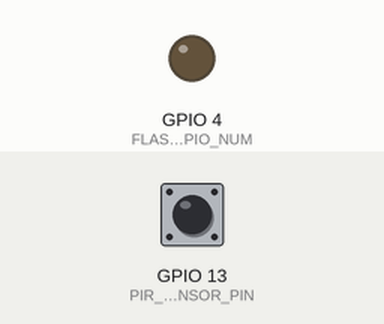
This sketch was run on a simulated ESP32. Parts: output pins drawn as LEDs (lit = HIGH). Dashed ring = blinking. The inputs (shaded band) are chosen by the test bench; at power-on: GPIO 13 (PIR_SENSOR_PIN) HIGH. WiFi joins after 1.5 s; servers stay silent unless stated; uploads are accepted with an empty reply; the camera gives no picture; what the sketch prints to the serial monitor is not drawn.

Above: at 3.0 s.
3.1 s: GPIO 13 (PIR_SENSOR_PIN) pulsed LOW 2 times (0.12 s each, 0.3 s apart)
At 3.68 s:
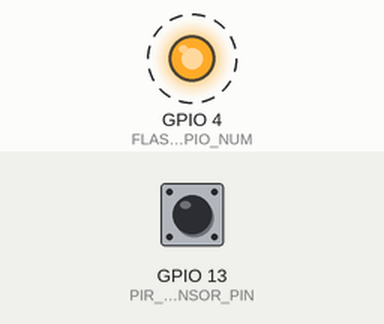
Timing chart, 0 to 6.1 s (numbered marks = the images above; inputs shaded):
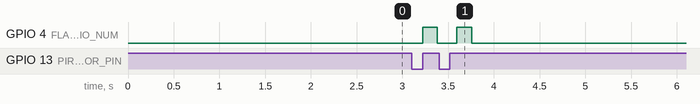

Measured:
- after the input at 3.1 s, GPIO 4 (FLASH_GPIO_NUM): alternates HIGH for 0.16 s and LOW for 0.21 s, 4 changes in all, then stays LOW, starting after 0.12 s

The sketch:

Base64_motionDetected.ino
```cpp
#include "esp_camera.h"
#include "base64.h"
#include <WiFi.h>
#include <HTTPClient.h>
#include <EEPROM.h>

#define PWDN_GPIO_NUM     32
#define RESET_GPIO_NUM    -1
#define XCLK_GPIO_NUM      0
#define SIOD_GPIO_NUM     26
#define SIOC_GPIO_NUM     27

#define Y9_GPIO_NUM       35
#define Y8_GPIO_NUM       34
#define Y7_GPIO_NUM       39
#define Y6_GPIO_NUM       36
#define Y5_GPIO_NUM       21
#define Y4_GPIO_NUM       19
#define Y3_GPIO_NUM       18
#define Y2_GPIO_NUM        5
#define VSYNC_GPIO_NUM    25
#define HREF_GPIO_NUM     23
#define PCLK_GPIO_NUM     22

#define FLASH_GPIO_NUM     4
#define PIR_SENSOR_PIN    13

const char* ssid = "WENURA";
const char* password = "wijethunga1953";
const char* serverName = "https://asia-south1-claws-441617.cloudfunctions.net/classify_captured_animals"; // Replace with your endpoint URL

camera_fb_t *fb = NULL;
String base64String = "";
volatile bool motionDetected = false;
unsigned long base64CreatedTime = 0;
bool base64StringExists = false;

void IRAM_ATTR detectMotion() {
  motionDetected = true;
}

void setup() {
  Serial.begin(115200);

  // Initialize the flash GPIO pin
  pinMode(FLASH_GPIO_NUM, OUTPUT);
  digitalWrite(FLASH_GPIO_NUM, LOW); // Turn off the flash initially

  // Initialize the PIR sensor pin
  pinMode(PIR_SENSOR_PIN, INPUT);
  attachInterrupt(digitalPinToInterrupt(PIR_SENSOR_PIN), detectMotion, RISING);

  // Connect to WiFi
  WiFi.begin(ssid, password);
  while (WiFi.status() != WL_CONNECTED) {
    delay(500);
    Serial.print(".");
  }
  Serial.println("");
  Serial.println("WiFi connected.");
  Serial.println("IP address: ");
  Serial.println(WiFi.localIP());

  // Configure camera settings
  camera_config_t config;
  config.ledc_channel = LEDC_CHANNEL_0;
  config.ledc_timer = LEDC_TIMER_0;
  config.pin_d0 = Y2_GPIO_NUM;
  config.pin_d1 = Y3_GPIO_NUM;
  config.pin_d2 = Y4_GPIO_NUM;
  config.pin_d3 = Y5_GPIO_NUM;
  config.pin_d4 = Y6_GPIO_NUM;
  config.pin_d5 = Y7_GPIO_NUM;
  config.pin_d6 = Y8_GPIO_NUM;
  config.pin_d7 = Y9_GPIO_NUM;
  config.pin_xclk = XCLK_GPIO_NUM;
  config.pin_pclk = PCLK_GPIO_NUM;
  config.pin_vsync = VSYNC_GPIO_NUM;
  config.pin_href = HREF_GPIO_NUM;
  config.pin_sscb_sda = SIOD_GPIO_NUM;
  config.pin_sscb_scl = SIOC_GPIO_NUM;
  config.pin_pwdn = PWDN_GPIO_NUM;
  config.pin_reset = RESET_GPIO_NUM;
  config.xclk_freq_hz = 20000000;
  config.pixel_format = PIXFORMAT_JPEG;
  config.frame_size = FRAMESIZE_UXGA;
  config.jpeg_quality = 10;
  config.fb_count = 1;

  // Camera init
  esp_err_t err = esp_camera_init(&config);
  if (err != ESP_OK) {
    Serial.printf("Camera init failed with error 0x%x", err);
    return;
  }
}

void loop() {
  if (motionDetected) {
    motionDetected = false;

    // Turn on the flash
    digitalWrite(FLASH_GPIO_NUM, HIGH);
    delay(100); // Short delay to ensure flash is on before capturing

    // Capture a picture
    fb = esp_camera_fb_get();
    if (!fb) {
      Serial.println("Camera capture failed");
      digitalWrite(FLASH_GPIO_NUM, LOW); // Turn off the flash if capture fails
      return;
    }

    // Turn off the flash
    digitalWrite(FLASH_GPIO_NUM, LOW);

    // Encode the image to Base64
    base64String = base64::encode((uint8_t *)fb->buf, fb->len);
    Serial.println("Base64 Encoded Image:");
    Serial.println(base64String);

    // Send the Base64 encoded image as JSON to the endpoint
    if (WiFi.status() == WL_CONNECTED) {
      HTTPClient http;
      // Set HTTP timeout to 60 seconds (60000 milliseconds)
      http.setTimeout(60000);

      String jsonPayload = "{\"animal\":\"" + base64String + "\"}";
      Serial.println("JSON Payload:");
      Serial.println(jsonPayload);
      http.begin(serverName);
      http.addHeader("Content-Type", "application/json");

      int httpResponseCode = http.POST(jsonPayload);

      // Print the HTTP response code
      Serial.print("HTTP Response code: ");
      Serial.println(httpResponseCode);

      if (httpResponseCode > 0) {
        // Read the response
        String response = http.getString();
        Serial.println("Response:");
        Serial.println(response);
      } else {
        Serial.print("Error on sending POST: ");
        Serial.println(httpResponseCode);
      }

      http.end();
    } else {
      Serial.println("WiFi Disconnected");
    }

    // Track the time the Base64 string was created
    base64CreatedTime = millis();
    base64StringExists = true;

    // Delete the image
    if (fb) {
      esp_camera_fb_return(fb);
      fb = NULL;
    }
  }

  // Check if the Base64 string should be deleted
  if (base64StringExists && (millis() - base64CreatedTime > 10000)) {
    base64String = "";
    base64StringExists = false;
    Serial.println("Base64 string deleted from memory after 10 seconds.");
  }
}
```
